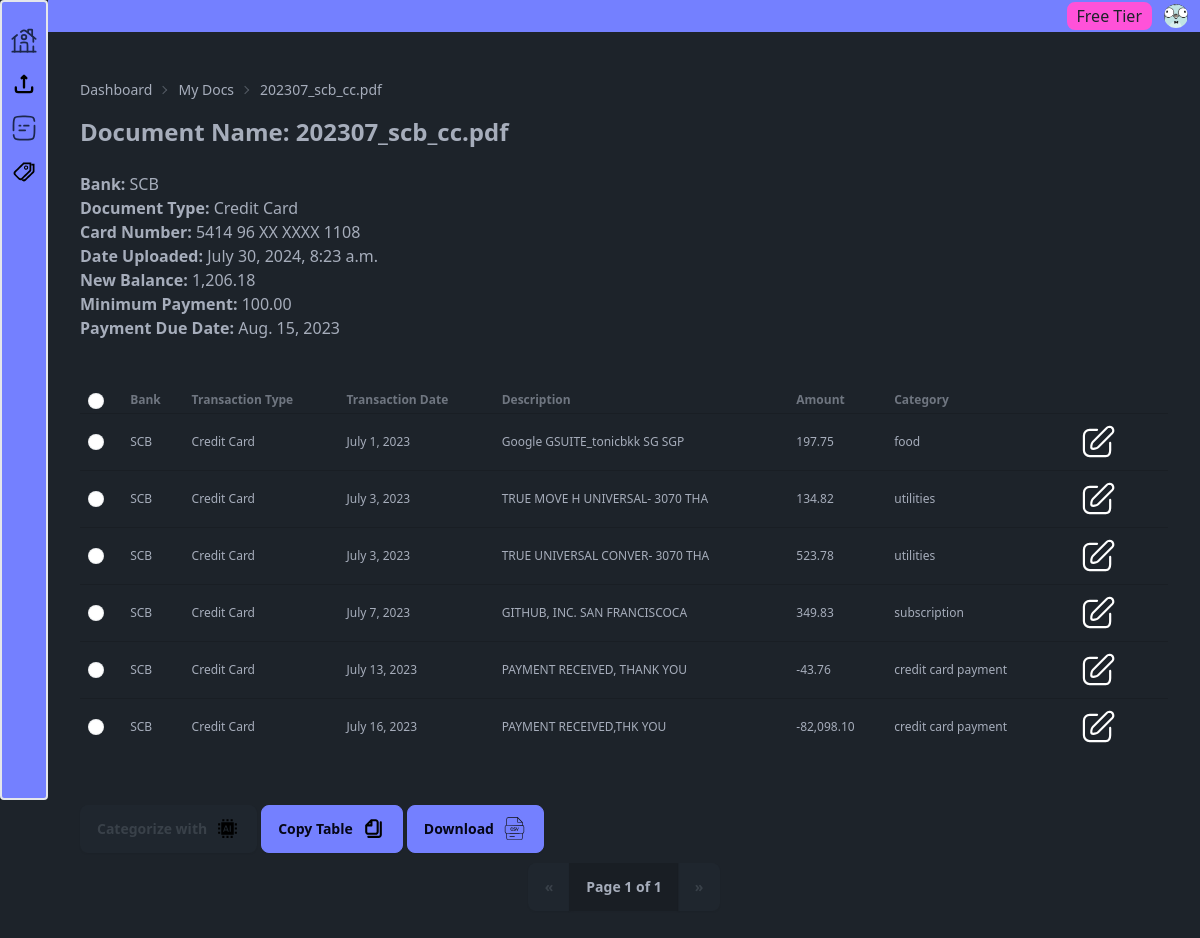
/upload_doc/my_docs/10/credit-card (signed in), run on the app's committed database.
### upload_doc/models.py (models this page shows, shortened)
class Document(models.Model):
    user = models.ForeignKey(
        CustomUser,
        on_delete=models.CASCADE,
        related_name="documents",
        null=True,
        blank=True,
    )
    name = models.CharField(max_length=255, null=True, blank=True)
    s3_file_name = models.CharField(max_length=255, null=True, blank=True)
    date_uploaded = models.DateTimeField(auto_now_add=True)
    transaction_type = models.ForeignKey(
        TransactionType,
        on_delete=models.CASCADE,
        related_name="document",
        null=True,
        blank=True,
    )
    bank = models.ForeignKey(
        Bank,
        on_delete=models.CASCADE,
        related_name="document",
        null=True,
        blank=True,
    )
    balance_and_payment = models.OneToOneField(
        "BalanceAndPayment",
        on_delete=models.CASCADE,
        related_name="document",
        null=True,
        blank=True,
    )
    credit_card_summary = models.OneToOneField(
        "CreditCardSummary",
        on_delete=models.CASCADE,
        related_name="document",
        null=True,
        blank=True,
    )

class Bank(models.Model):
    name = models.CharField(max_length=100)

class TransactionType(models.Model):
    name = models.CharField(max_length=30)
    slug = models.SlugField(max_length=30, null=True, blank=True)

class CreditCardSummary(models.Model):
    card_number = models.CharField(max_length=20, null=True, blank=True)
    credit_limit = models.DecimalField(
        max_digits=10,
        decimal_places=2,
        null=True,
        blank=True,
    )
    closing_date = models.DateField(null=True, blank=True)

class BalanceAndPayment(models.Model):
    new_balance = models.DecimalField(
        max_digits=10,
        decimal_places=2,
        null=True,
        blank=True,
    )
    minimum_payment = models.DecimalField(
        max_digits=10,
        decimal_places=2,
        null=True,
        blank=True,
    )
    payment_date = models.DateField(null=True, blank=True)

class TransactionDetail(models.Model):
    document = models.ForeignKey(
        Document,
        on_delete=models.CASCADE,
        related_name="transaction_details",
    )
    transaction_date = models.DateField(null=True, blank=True)
    posting_date = models.DateField(null=True, blank=True)
    description = models.CharField(
        max_length=255,
        null=True,
        blank=True,
    )
    foreign_currency = models.CharField(
        max_length=255,
        null=True,
        blank=True,
    )
    amount = models.DecimalField(
        max_digits=10,
        decimal_places=2,
        null=True,
        blank=True,
    )
    expense_category = models.ForeignKey(
        ExpenseCategory,
        on_delete=models.CASCADE,
        related_name="transaction_details",
        null=True,
        blank=True,
    )
    ending_balance = models.DecimalField(
        max_digits=10,
        decimal_places=2,
        null=True,
        blank=True,
    )
    saved = models.BooleanField(default=False)
    account_category = models.ForeignKey(
        "AccountCategory",
        on_delete=models.CASCADE,
        related_name="transaction_details",
        null=True,
        blank=True,
    )
    gl_account = models.ForeignKey(
        "GLAccount",
        on_delete=models.CASCADE,
        related_name="transaction_details",
        null=True,
        blank=True,
    )

class ExpenseCategory(models.Model):
    user = models.ForeignKey(
        CustomUser,
        on_delete=models.CASCADE,
        related_name="expense_categories",
        null=True,
        blank=True,
    )
    name = models.CharField(max_length=100)

### upload_doc/views.py (the view, shortened to what this page needs)
def my_docs_detail(request, pk=None, transaction_type_slug=None):
    if request.method == "GET":
        if not request.user.is_anonymous and request.user.has_verified_email:
            user = request.user
            document = get_object_or_404(Document, pk=pk, user=user)
            transaction_type = get_object_or_404(
                TransactionType, slug=transaction_type_slug
            )
            print("transaction_type_slug: " + str(transaction_type.slug))
            transactions = document.transaction_details.all()
            paginator = Paginator(transactions, 10)
            page_number = request.GET.get("page", 1)
            page_obj = paginator.get_page(page_number)
            print("Page Number: " + str(page_number))
            if transaction_type.slug == "credit-card":
                print("Credit Card Template was accessed")
                context = {
                    "document": document,
                    "page_obj": page_obj,
                }
                return render(
                    request, "upload_doc/my_docs_detail_credit_card.html", context
                )
            else:
                return HttpResponseBadRequest()
        else:
            return HttpResponseForbidden()
    else:
        return HttpResponseNotAllowed(permitted_methods=["GET"])

### theme/templates/upload_doc/my_docs_detail_credit_card.html (shortened to what this page needs)
{% extends "../dashboard/dashboard_base.html" %}
{% load static %}
{% load humanize %}
{% block main %}
<div
  id="pagination_view_result"
  class="my-2 flex-col min-h-screen"
  _="
    def checkCheckboxes()
      set anyChecked to false
      for checkbox in <tbody input.checkbox/>
        if checkbox.checked
          set anyChecked to true
          break
        end
      end
      if not anyChecked
        if #select-all-checkbox.checked
          set #select-all-checkbox.checked to false
        end
        set #ai-button @disabled to true
      else
        remove @disabled from #ai-button
      end
    end
    on load
      checkCheckboxes()
    end
  "
>
  {% include "upload_doc/partials/my_docs_detail_cc_top_content.html" %}
  <div class="overflow-x-auto">
    <table
      class="my-10 table table-xs"
      id="transaction_table">
      <thead>
        <tr>
          <th>
            <label>
              <input id="select-all-checkbox" type="checkbox" class="checkbox checkbox-xs"
                _="
                on click
                  set .checkbox.checked to my.checked
                end
                on change
                  call checkCheckboxes()
                end
                "/>
            </label>
          </th>
          <th>Bank</th>
          <th>Transaction Type</th>
          <th>Transaction Date</th>
          <th>Description</th>
          <th>Amount</th>
          <th>Category</th>
          <th></th>
        </tr>
      </thead>
      <tbody id="transaction_table_body" name="transaction_table_body">
        {% for transaction in page_obj %}
        <tr id="transaction_row_{{ transaction.id}}">
          <td>
            {% if transaction.saved %}
            <input
              type="checkbox"
              class="checkbox checkbox-xs"
              disabled />
            {% else%}
            <input
              type="checkbox"
              class="checkbox checkbox-xs"
              name="transaction_ids"
              value="{{ transaction.id }}"
              _="
              on load
                set my.checked to false
              end
              on change
                call checkCheckboxes()
              end
              "/>
            {% endif %}
          </td>
          <td>{{ document.bank.name }}</td>
          <td>{{ document.transaction_type.name }}</td>
          <td>{{ transaction.transaction_date }}</td>
          <td>{{ transaction.description }}</td>
          <td>{{ transaction.amount|intcomma }}</td>
          {% if transaction.expense_category.name %}
          <td>{{ transaction.expense_category.name }}</td>
          <td>
            <div
              class="btn btn-ghost"
              hx-post="{% url 'edit_category' %}"
              hx-target="#transaction_row_{{ transaction.id }}"
              hx-swap="outerHTML"
              hx-trigger="click"
              hx-vals='{
              "transaction_id":"{{ transaction.id }}",
              "counter_loop":"{{ forloop.counter }}"
              }'>
              <img src="{% static 'svg/edit_icon.svg' %}" class="min-w-[25px] min-h-[25px]">
            </div>
          </td>
          {% endif %}
        </tr>
        {% endfor %}
      </tbody>
    </table>
  </div>
  {% include "upload_doc/partials/my_docs_detail_cc_bottom_content.html" %}
</div>
{% endblock %}

### theme/templates/upload_doc/partials/my_docs_detail_cc_top_content.html
{% load humanize %}
<div class="breadcrumbs text-sm">
  <ul>
    <li><a href="{% url 'dashboard' %}">Dashboard</a></li>
    <li><a href="{% url 'my_docs' %}">My Docs</a></li>
    <li>{{ document.name }}</li>
  </ul>
</div>
<section class="flex-col">
  <header class="my-2">
    <h1 class="text-2xl font-bold mb-6">Document Name: {{ document.name }}</h1>
    <p><span class="font-bold">Bank: </span>{{ document.bank.name }}</p>
    <p><span class="font-bold">Document Type: </span>{{ document.transaction_type.name }}</p>
    <p><span class="font-bold">Card Number: </span>{{ document.credit_card_summary.card_number }}</p>
    <p><span class="font-bold">Date Uploaded: </span>{{ document.date_uploaded }}</p>
    <p><span class="font-bold">New Balance: </span>{{ document.balance_and_payment.new_balance|intcomma }}</p>
    <p><span class="font-bold">Minimum Payment: </span>{{ document.balance_and_payment.minimum_payment|intcomma }}</p>
    <p><span class="font-bold">Payment Due Date: </span>{{ document.balance_and_payment.payment_date }}</p>
  </header>
</section>

### data on the page
Document: name "202307_scb_cc.pdf", bank.name "SCB", transaction_type.name "Credit Card", credit_card_summary.card_number "5414 96 XX XXXX 1108", date_uploaded "July 30, 2024, 8:23 a.m.", balance_and_payment.new_balance "1,206.18", balance_and_payment.minimum_payment "100.00", balance_and_payment.payment_date "Aug. 15, 2023"

### other printed values
{{ page_obj.number }} "1"
{{ page_obj.paginator.num_pages }} "1"
